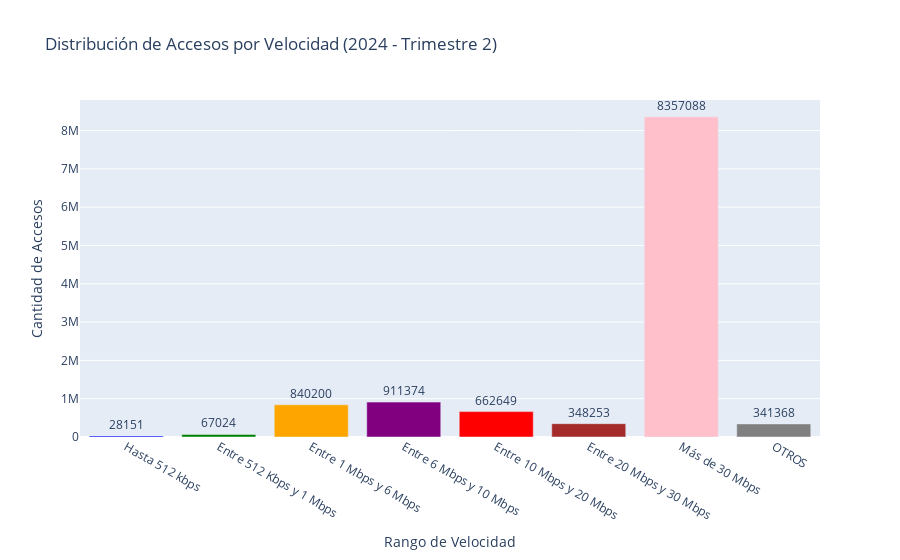

Notebook cell for this chart:
### Markdown cell above
## Total Accesos por Velocidad según año y trimestre

El gráfico refleja una clara tendencia hacia velocidades superiores a 30 Mbps, lo que indica un mercado que prioriza conexiones rápidas para satisfacer las demandas modernas.
Las velocidades bajas están casi extintas, y las conexiones de rangos intermedios (1 Mbps - 20 Mbps) podrían estar en transición hacia velocidades superiores.
Este escenario también resalta el impacto de las inversiones en infraestructura (principalmente fibra óptica y cablemodem) y la obsolescencia de tecnologías tradicionales.

### Code cell
from graficos import TotalAccesosPorRango

grafico_accesos = TotalAccesosPorRango(dataframes["Totales Accesos por rango"])
grafico_accesos.display()

### Figure 1 — Plotly figure (JSON) as saved in the notebook; plotly's stock layout.template omitted (floating-point values rounded to 4 significant figures)
{"data": [{"alignmentgroup": "True", "hovertemplate": "Rango de Velocidad=%{x}<br>Cantidad de Accesos=%{y}<br>text=%{text}<extra></extra>", "legendgroup": "", "marker": {"color": ["blue", "green", "orange", "purple", "red", "brown", "pink", "gray"], "pattern": {"shape": ""}}, "name": "", "offsetgroup": "", "orientation": "v", "showlegend": false, "text": [28151, 67024, 840200, 911374, 662649, 348253, 8357088, 341368], "textposition": "outside", "type": "bar", "x": ["Hasta 512 kbps", "Entre 512 Kbps y 1 Mbps", "Entre 1 Mbps y 6 Mbps", "Entre 6 Mbps y 10 Mbps", "Entre 10 Mbps y 20 Mbps", "Entre 20 Mbps y 30 Mbps", "Más de 30 Mbps", "OTROS"], "xaxis": "x", "y": [28151, 67024, 840200, 911374, 662649, 348253, 8357088, 341368], "yaxis": "y"}], "layout": {"barmode": "relative", "legend": {"tracegroupgap": 0}, "title": {"text": "Distribución de Accesos por Velocidad (2024 - Trimestre 2)"}, "xaxis": {"anchor": "y", "domain": [0, 1], "title": {"text": "Rango de Velocidad"}}, "yaxis": {"anchor": "x", "domain": [0, 1], "title": {"text": "Cantidad de Accesos"}}}}
